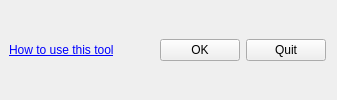
    <widget class="QFrame" name="frame_3">
     <property name="frameShape">
      <enum>QFrame::NoFrame</enum>
     </property>
     <property name="frameShadow">
      <enum>QFrame::Plain</enum>
     </property>
     <layout class="QHBoxLayout" name="horizontalLayout_3">
      <property name="leftMargin">
       <number>9</number>
      </property>
      <item>
       <widget class="QLabel" name="label_2">
        <property name="text">
         <string>&lt;html&gt;&lt;head/&gt;&lt;body&gt;&lt;p&gt;&lt;a href=&quot;https://enmap-box-lmu-vegetation-apps.readthedocs.io/en/latest/apps/VIT.html&quot;&gt;&lt;span style=&quot; text-decoration: underline; color:#0000ff;&quot;&gt;How to use this tool&lt;/span&gt;&lt;/a&gt;&lt;/p&gt;&lt;/body&gt;&lt;/html&gt;</string>
        </property>
        <property name="openExternalLinks">
         <bool>true</bool>
        </property>
       </widget>
      </item>
      <item>
       <spacer name="horizontalSpacer_3">
        <property name="orientation">
         <enum>Qt::Horizontal</enum>
        </property>
        <property name="sizeHint" stdset="0">
         <size>
          <width>40</width>
          <height>20</height>
         </size>
        </property>
       </spacer>
      </item>
      <item>
       <widget class="QPushButton" name="cmdOK">
        <property name="text">
         <string>OK</string>
        </property>
        <property name="shortcut">
         <string>Ctrl+Shift+F10</string>
        </property>
        <property name="autoDefault">
         <bool>false</bool>
        </property>
        <property name="default">
         <bool>false</bool>
        </property>
       </widget>
      </item>
      <item>
       <widget class="QPushButton" name="cmdCancel">
        <property name="text">
         <string>Quit</string>
        </property>
       </widget>
      </item>
     </layout>
    </widget>
